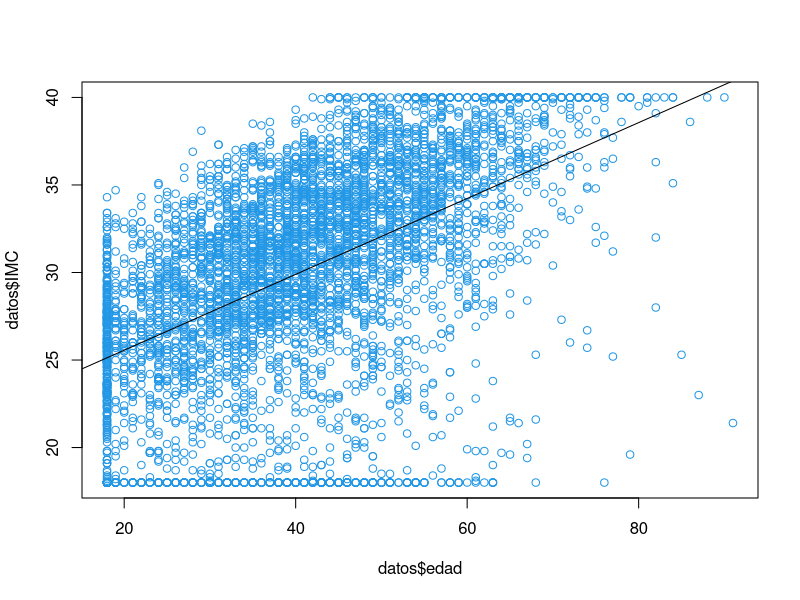
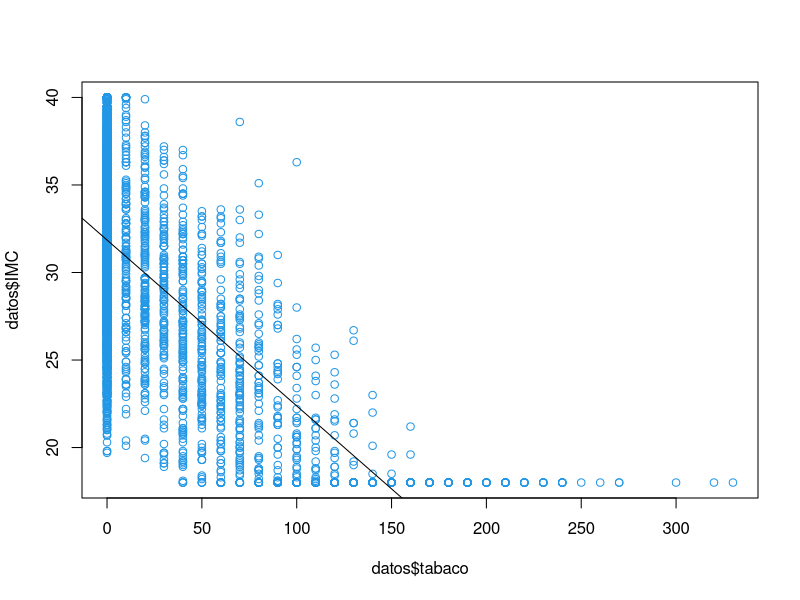
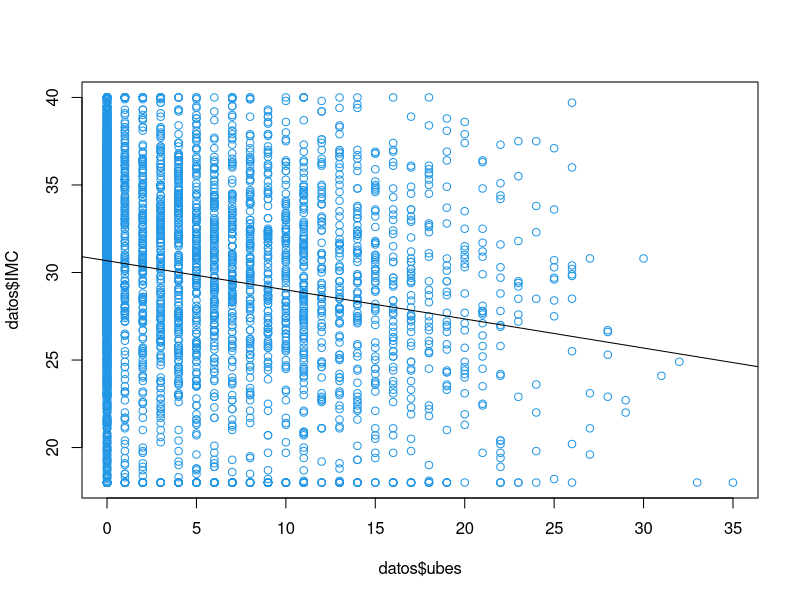
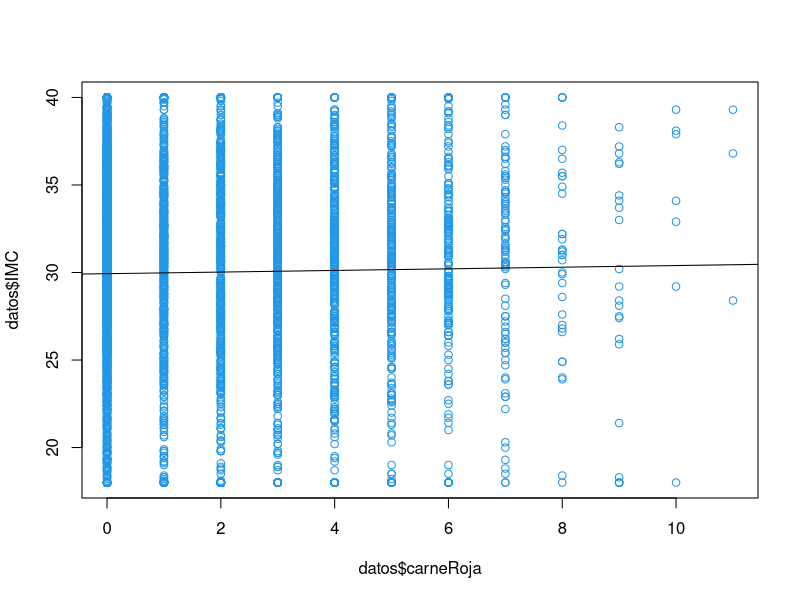
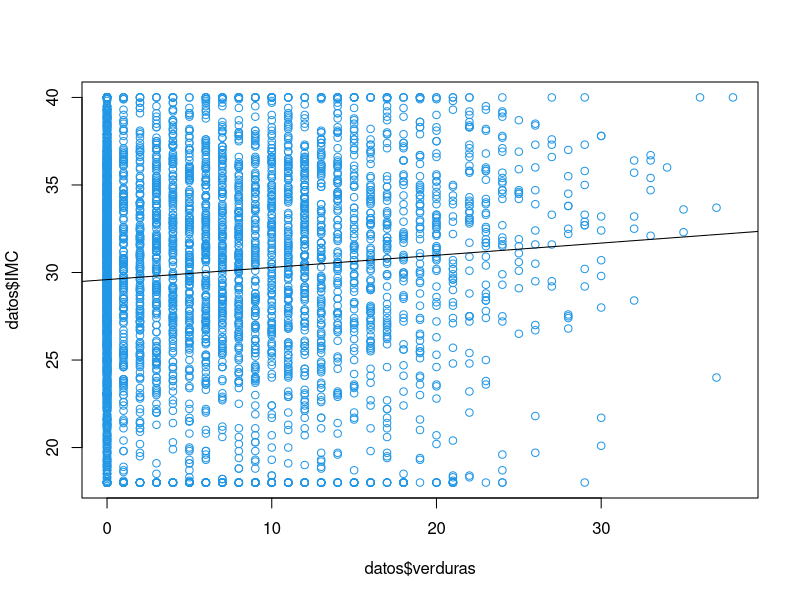
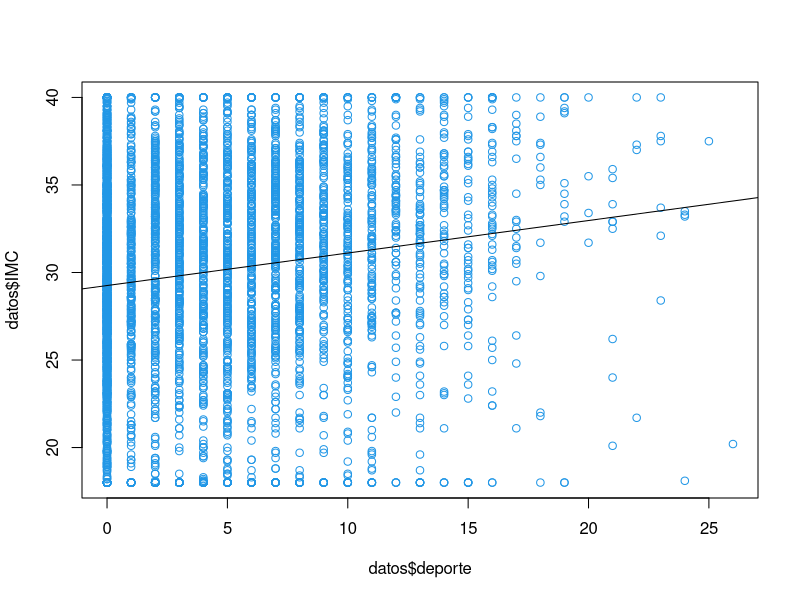
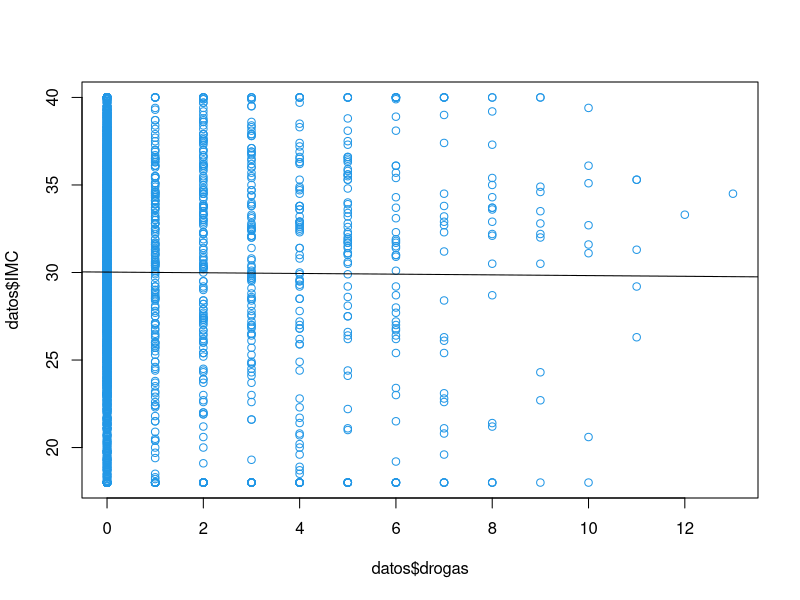

Here is the R script that generated these plots, in order: (Note: this script raises an error after producing the figures.)
# =============================================================================
#
# Trabajo elaborado por:
#   * Antonio J. Galán Herrera
#
# =============================================================================


# Importacion de paquetes necesarios
library("tidyverse")



# APARTADO 01 -----------------------------------------------------------------

  # Usando la funcion 'read_csv' del paquete 'readr'
  # se exporta el fichero con formato 'tibble'.
  datos <- read_csv("../Recursos/12306.csv", col_types=cols(sexo=col_factor(),
                                                            dietaEsp=col_factor(),
                                                            nivEstPad=col_factor(),
                                                            nivEstudios=col_factor(),
                                                            nivIngresos=col_factor()))



# APARTADO 02 -----------------------------------------------------------------

  # Se crea la columna 'IMC' segun el enunciado
  datos <- mutate(datos, IMC = peso / altura^2)
  
  
  
# APARTADO 03 -----------------------------------------------------------------

  # Se limpian las columnas con algun NA de los datos,
  # usando la funcion 'na.exclude()' o 'na.omit()'
  datos <- na.exclude(datos)

    # Esta nueva variable 'datos' es de un tamaño menor,
    # ya que no cuenta con algunas de sus columnas anteriores
  
  
  
# APARTADO 04 -----------------------------------------------------------------

  # Calcula la desviacion tipica.
  # * datos:  vector con los valores para el calculo
  dt <- function(datos) {
    sqrt(mean(datos^2) - mean(datos)^2)
  }
  
  
  # Medias
  datosMedios <- c(peso_M     = mean(datos$peso),
                   altura_M   = mean(datos$altura),
                   edad_M     = mean(datos$edad),
                   tabaco_M   = mean(datos$tabaco),
                   ubes_M     = mean(datos$ubes),
                   carne_M    = mean(datos$carneRoja),
                   verduras_M = mean(datos$verduras),
                   deporte_M  = mean(datos$deporte),
                   droga_M    = mean(datos$drogas),
                   IMC_M      = mean(datos$IMC))

  # Desviaciones tipicas
  datosDesviados <- c(peso_DT     = dt(datos$peso),
                      altura_DT   = dt(datos$altura),
                      edad_DT     = dt(datos$edad),
                      tabaco_DT   = dt(datos$tabaco),
                      ubes_DT     = dt(datos$ubes),
                      carne_DT    = dt(datos$carneRoja),
                      verduras_DT = dt(datos$verduras),
                      deporte_DT  = dt(datos$deporte),
                      droga_DT    = dt(datos$drogas),
                      IMC_DT      = dt(datos$IMC))
  
  
  
# APARTADO 05 -----------------------------------------------------------------

  # Modelos
  mod01 <- lm(IMC ~ sexo, datos)
  mod02 <- lm(IMC ~ edad, datos)
  mod03 <- lm(IMC ~ tabaco, datos)
  mod04 <- lm(IMC ~ ubes, datos)
  mod05 <- lm(IMC ~ carneRoja, datos)
  mod06 <- lm(IMC ~ verduras, datos)
  mod07 <- lm(IMC ~ deporte, datos)
  mod08 <- lm(IMC ~ drogas, datos)
  mod09 <- lm(IMC ~ nivEstPad, datos)
  mod10 <- lm(IMC ~ nivEstudios, datos)
  mod11 <- lm(IMC ~ nivIngresos, datos)
  
    # Cada variable anterior contiene:
    # * El coeficiente de regresion (modXX$coefficients).
    # * El coeficiente de determinacion (summary(modXX)$r.squared).
  
  
  
# APARTADO 06 -----------------------------------------------------------------
  
  # Graficos de dispersion (variables cuantitativas)
  plot(datos$edad, datos$IMC, col=4)
  abline(mod02)
  
  plot(datos$tabaco, datos$IMC, col=4)
  abline(mod03)
  
  plot(datos$ubes, datos$IMC, col=4)
  abline(mod04)
  
  plot(datos$carneRoja, datos$IMC, col=4)
  abline(mod05)
  
  plot(datos$verduras, datos$IMC, col=4)
  abline(mod06)
  
  plot(datos$deporte, datos$IMC, col=4)
  abline(mod07)
  
  plot(datos$drogas, datos$IMC, col=4)
  abline(mod08)
  
  
  
# APARTADO 07 -----------------------------------------------------------------
  
  # Separa un conjunto de datos en 3 subconjuntos disjuntos: Entrenamiento,
  # Test y Validacion; que se dividiran segun las proporciones indicadas.
  # * datos:  conjunto de datos del que obtener los subconjuntos
  # * p1:     porcentaje del subconjunto de Entrenamiento
  # * p2:     porcentaje que divide a '1-p1'
  obtenerConjuntos <- function(datos, p1, p2) {
    rdatos  <- 1:nrow(datos)
    rTrain  <- sample(rdatos, p1 * length(rdatos))
    rTemp   <- setdiff(rdatos, rTrain)
    rTest   <- sample(rTemp, p2 * length(rTemp))
    rValid  <- setdiff(rTemp, rTest)
    
    list(entrenamiento=datos[rTrain,], test=datos[rTest,], validacion=datos[rValid,])  
  }
  
  
  # Conjuntos obtenidos
  conjuntos <- obtenerConjuntos(datos, .6, .5)  # 0.6 : Entrenamiento
                                                # 0.5 : el resto
    # Los 3 subconjuntos son disjuntos          #   0.4 * 0.5 = 0.2 : Test
                                                #   0.4 * 0.5 = 0.2 : Validacion
                                                #
                                                # 0.6 + 0.2 + 0.2 = 1
  
  
  
# APARTADO 08 -----------------------------------------------------------------
  
  # Funciones -----------------------------------------------------------------
    
    # Realiza el ajuste lineal sobre un conjunto de datos.
    # * datos:  conjunto de datos
    # * y:      variable a explicar
    # * x:      variable explicatoria
    ajusteLineal <- function(df, y, x) {
      
      # lm(str_c(y, "~", x), df)  # Deprecado: Apartado 09
      
      lm(str_c(y, "~", str_c(x, collapse="+")), datos)
    }
    
  
    # Calcula el coeficiente de determinacion (R²) a partir de un modelo.
    # * datos:  conjunto de datos del modelo
    # * modelo: modelo
    # * y:      variable a explicar
    calcularR2 <- function(df, mod, y) {
      MSE  <- mean((df[[y]] - predict.lm(mod, df)) ^ 2)
      varY <- mean(df[[y]] ^ 2) - mean(df[[y]]) ^ 2
      
      R2   <- 1 - MSE / varY
      R2a  <- 1 - (1- R2) * (nrow(df) - 1) / (nrow(df) - mod$rank)
      
      
      tibble(MSE=MSE, varY=varY, R2=R2, R2a=R2a)
    }
    
    
    # Calcula un modelo lineal a partir de un conjunto de entrenamiento, y el
    # coeficiente de determinación (R²) a partir de un conjunto de test.
    # * dfTrain:  conjunto de entrenamiento
    # * dfTest:   conjunto de test
    # * y:        variable a explicar
    # * x:        variable explicatoria
    calcularR2modelo <- function(dfTrain, dfTest, y, x) {
      modelo        <- ajusteLineal(dfTrain, y, x)
      coeficientes  <- calcularR2(dfTest, modelo, y)
      
      
      coeficientes$R2a
    }
    
    
  # Calculos ------------------------------------------------------------------
  
    # Variables predictoras
    predictoras <- names(datos[-length(datos)])   # Todas menos 'IMC' (la ultima)
    
    
    # Calcular los 14 R² de los 14 modelos lineales unidimensionales
    r2a <- predictoras %>% map_dbl(calcularR2modelo, dfTrain=conjuntos$entrenamiento, dfTest=conjuntos$test, y="IMC")
    
      # Esto permitira escoger el mejor modelo eliminando fluctuaciones estadisticas
    
    
    # Obtener la mejor variable para una prediccion unidimensional
    mejorVariable <- predictoras[which.max(r2a)]
    
    
    # Obtener el mejor modelo usando el conjunto de entrenamiento
    mejorModelo <- ajusteLineal(conjuntos$entrenamiento, "IMC", mejorVariable)
    
      # Obtener su R² con el conjunto de test
      calcularR2(conjuntos$test, mejorModelo, "IMC")
    
      # Obtener su R² con el conjunto de validacion
      calcularR2(conjuntos$valid, mejorModelo, "IMC")
      
      
      
# APARTADO 09 -----------------------------------------------------------------

  # Funciones -----------------------------------------------------------------
  
    # La funcion 'ajusteLineal()' del apartado 08 se ha modificado para
    # que pueda reutilizarse en este apartado (ahora es compatible con ambos)
    
    
    # Encuentra el mejor ajuste lineal usando un conjunto de variables y
    # calculando sus R² ajustados con conjuntos de Entrenamiento y de Test.
    # * dfTrain:      conjunto de entrenamiento
    # * dfTest:       conjunto de test
    # * predictoras:  variables explicatorias del modelo
    obtenerMejorAjusteLineal <- function(dfTrain, dfTest, predictoras) {
      
      # Variables iniciales
      mejoresVariables  <- character(0)
      R2a               <- 0
      
      # Bucle del algoritmo
      repeat {
        # Inicializar
        R2as      <- map_dbl(predictoras, ~calcularR2modelo(dfTrain, dfTest, "IMC", c(mejoresVariables, .)))
        i         <- which.max(R2as)
        mejorR2a  <- R2as[i]
        
        if (mejorR2a <= R2a) {
          break
        }
        
        # Mostrar por la consola los valores calculados durante la ejecucion
        # cat(sprintf("%1.4f %s\n", mejorR2a, predictoras[i]))
        
        # Actualizar los valores para la siguiente iteracion
        R2a               <- mejorR2a
        mejoresVariables  <- c(mejoresVariables, predictoras[i])
        predictoras       <- predictoras[-i]
      }
      
      modelo <- ajusteLineal(dfTrain, "IMC", mejoresVariables)
      
      
      list(variables=mejoresVariables, modelo=modelo)
    }
    
    
  # Calculos ------------------------------------------------------------------
  
    # Unidimensional
    predictorasSimple <- names(datos[-length(datos)])   # Todas menos 'IMC' (la ultima)
    mejorModeloSimple <- obtenerMejorAjusteLineal(conjuntos$entrenamiento, conjuntos$test, predictorasSimple)$modelo
      
    
    # Multidimensional
    predictorasCombo <- crossing(var1=predictoras, var2=predictoras) %>% pmap_chr(str_c, sep=":")
    mejorModeloCombo <- obtenerMejorAjusteLineal(conjuntos$entrenamiento, conjuntos$test, predictorasCombo)$modelo
      
      
      
# APARTADO 10 -----------------------------------------------------------------
  
  # Modelo unidimensional
  evaluacionSimple <- calcularR2(conjuntos$validacion, mejorModeloSimple, "IMC")
  
  # Modelo multidimensional
  evaluacionCompleja <- calcularR2(conjuntos$validacion, mejorModeloComplejo, "IMC")
